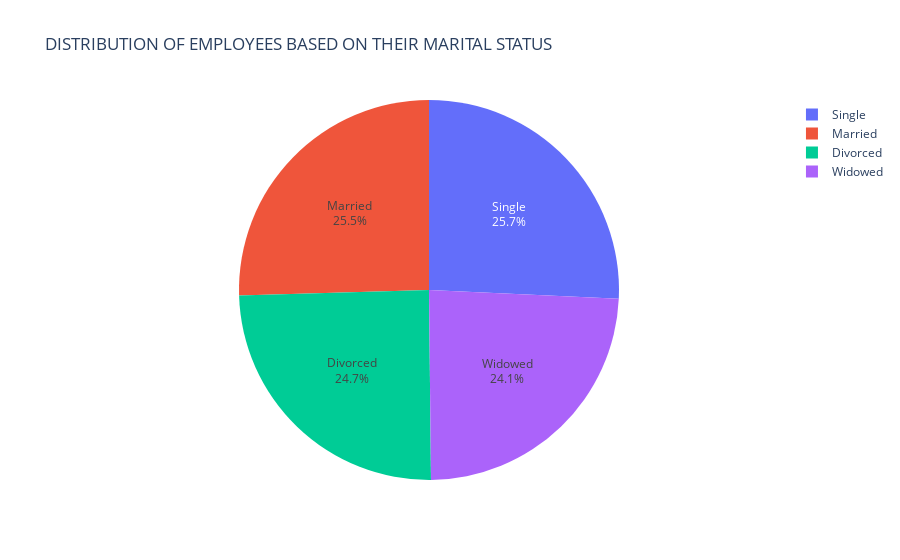

The notebook cell this image was saved under:
### Code cell
#Import the visualization library
import plotly.express as px

#Calculate the counts of each unique value in the 'MaritalDesc' column.
marital_count = data['MaritalDesc'].value_counts()

# Create a pie chart.
# 'names' parameter specifies the labels for the segments.
# 'values' parameter specifies the values for each segment.
# 'title' parameter sets the title for the chart.
fig = px.pie(marital_count, names=marital_count.index, values=marital_count.values, title='DISTRIBUTION OF EMPLOYEES BASED ON THEIR MARITAL STATUS')

# Update the pie chart's traces to show both the percentage and label on the chart.
fig.update_traces(textinfo='percent+label')

#Display the pie chart.
fig.show()

fig.write_image("Distribution of employees based on their marital status.png")

### Figure 1 — Plotly figure (JSON) as saved in the notebook; plotly's stock layout.template omitted (floating-point values rounded to 4 significant figures)
{"data": [{"domain": {"x": [0, 1], "y": [0, 1]}, "hovertemplate": "index=%{label}<br>value=%{value}<extra></extra>", "labels": ["Single", "Married", "Divorced", "Widowed"], "legendgroup": "", "name": "", "showlegend": true, "textinfo": "percent+label", "type": "pie", "values": [772, 764, 741, 723]}], "layout": {"legend": {"tracegroupgap": 0}, "title": {"text": "DISTRIBUTION OF EMPLOYEES BASED ON THEIR MARITAL STATUS"}}}
